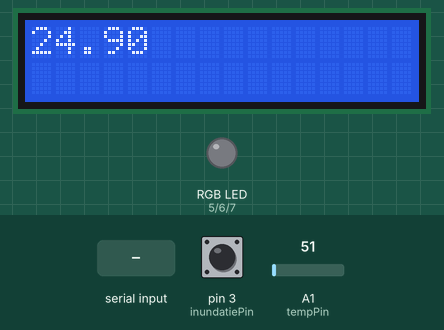
Recording of a sketch running on a simulated Arduino Uno, built with avr-gcc and run on an emulated ATmega328P. Parts: 16×2 character LCD, an RGB LED mixed from three pins (HIGH = lit). The inputs (shaded band) are chosen by the test bench; at power-on: pin 3 (inundatiePin) HIGH, A1 (tempPin) = 51. EEPROM starts erased; what the sketch prints to the serial monitor is not drawn.

Above: at 4.7 s.
4.8 s: pin 3 (inundatiePin) pulled LOW for 0.15 s
At 6.3 s:
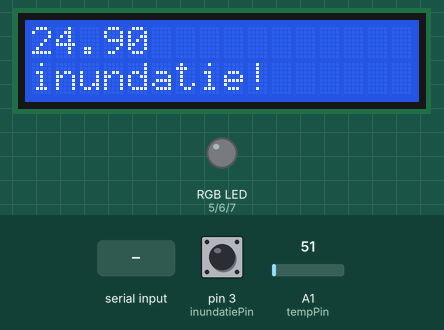
7.0 s: "c90\n" received over Serial
11.1 s: pin 3 (inundatiePin) pulled LOW for 3.2 s
At 11.1 s:
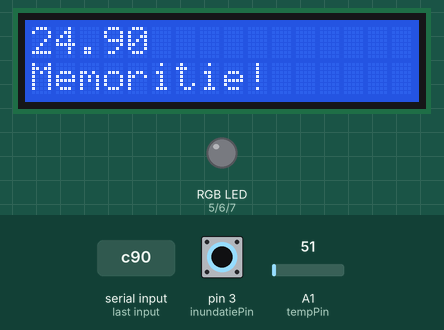
15.8 s: pin 3 (inundatiePin) pulled LOW for 1 s
At 17.3 s:
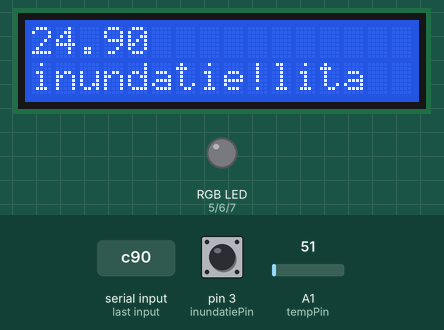
18.3 s: "s90\n" received over Serial
At 19.6 s:
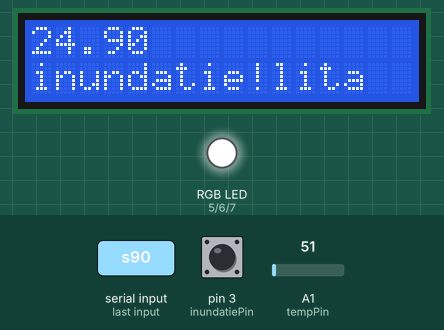
20.3 s: "p90\n" received over Serial
At 21.9 s:
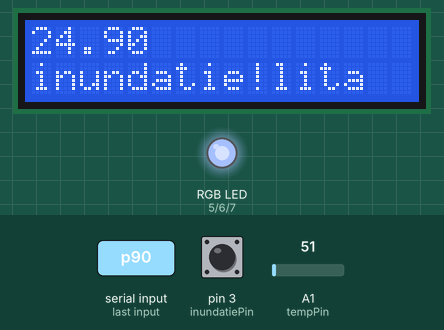
Timing chart, 0 to 23.3 s (numbered marks = the images above; inputs shaded):
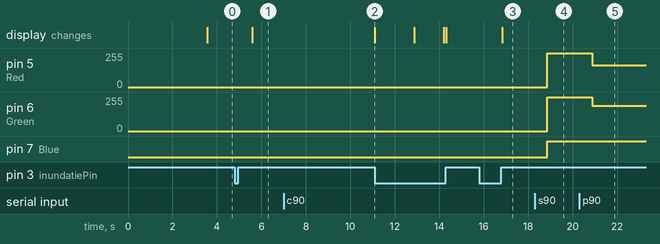

Measured:
- after the input at 4.8 s, the display: changes after 0.79 s (image 1)
- after the input at 15.8 s, the display: changes after 1.0 s (image 3)
- after the input at 18.3 s, pin 5 (Red), pin 6 (Green): 0/255 → 255/255 after 0.55 s; pin 7 (Blue): LOW → HIGH after 0.55 s
- after the input at 20.3 s, pin 5 (Red): 255/255 → 165/255 after 0.57 s; pin 6 (Green): 255/255 → 191/255 after 0.57 s

The sketch:

1_Project.ino
```cpp
#include <EEPROM.h>
#include <LiquidCrystal_I2C.h>
LiquidCrystal_I2C lcd(0x27, 16, 2);
#define MSG_MAX_LEN 32

int val;
int tempPin = 1;
String bufer;

typedef struct mesaje_nvm {
  char mesaj[MSG_MAX_LEN + 1];
  bool stare_citire;
  bool valid = false;
} mesaje_nvm_t;

mesaje_nvm_t mesaje_ram[10];

void Read_EEPROM_Mesaje ()
{
  EEPROM.get(0, mesaje_ram);
}

void Write_EEPROM_Mesaje()
{
  EEPROM.put(0, mesaje_ram);
}

void Clear_EEPROM_Mesaje()
{
   for (int i = 0 ; i < EEPROM.length() ; i++) {
    EEPROM.write(i, 0);
  }
}

void Salveaza_Mesaj(char* msg, int len)
{
 int i=0;
 for(i = 0; i<10; i++)
 {
  if(mesaje_ram[i].valid != true)
  {
    break;
  }
 }

 if (i==10)
 {
  i=0;
 }

 //Am gasit un loc pentru salvarea mesajului.
 memcpy(mesaje_ram[i].mesaj, msg, MSG_MAX_LEN + 1);
 //Serial.println("Mesajul a fost salvat");
 mesaje_ram[i].valid = true;
 mesaje_ram[i].stare_citire = false;
 Write_EEPROM_Mesaje();
 //Afiseaza_Mesaje();
}

void Afiseaza_Mesaje()
{
  for ( int j=0; j < 10; j++)
  {
    if (mesaje_ram[j].valid == true)
    {
      Serial.print(j);
      Serial.print(" - ");
      Serial.println(mesaje_ram[j].mesaj);
    }
    else
    {
      Serial.print(j);
      Serial.print(" - \n");
      Serial.println("GOL");
    }

  }
}

void Afiseaza_Mesaju(int j){
  if (mesaje_ram[j].valid == true)
    {
      Serial.print(j);
      Serial.print(" - ");
      Serial.println(mesaje_ram[j].mesaj);
    }
    else
    {
      Serial.print(j);
      Serial.print(" - \n");
      Serial.println("GOL");
    }
}

const int inundatiePin = 3;

void setup()
{
  lcd.init(); // initialize the lcd
  lcd.backlight();
  Serial.begin(9600);

  pinMode(5,OUTPUT); //Red
  pinMode(6,OUTPUT); //Green
  pinMode(7,OUTPUT); //Blue
  pinMode(inundatiePin, INPUT_PULLUP);
  Clear_EEPROM_Mesaje();
  Read_EEPROM_Mesaje();

  //Afiseaza_Mesaju(0);
  attachInterrupt(digitalPinToInterrupt(inundatiePin), Inundatie, LOW);

}
void Inundatie() {
    //lcd.setCursor(0, 0);
    Serial.println("Inundatie!");
    //lcd.println("modul inundat!");
    Salveaza_Mesaj("inundatie!",32); // TO DO : adauga ora
}

void loop()
{

  val = analogRead(tempPin);
  float mv = ( val/1024.0)*5000;
  float cel = mv/10;
  if(mesaje_ram[0].valid == true){
    Serial.println("Inundatie!");
    lcd.setCursor(0, 6);         // move cursor to   (0, 0)
    lcd.print(mesaje_ram[0].mesaj);
  }
  else{
  Serial.println(cel);
  lcd.setCursor(0, 0);         // move cursor to   (0, 0)
  lcd.print("            ");
  lcd.setCursor(0, 0);
  lcd.print(cel);
  }
  if (Serial.available() > 0)
  {
    bufer = Serial.readStringUntil('\n');
    if (bufer[0] == 'a'){
       analogWrite(7,0);
       analogWrite(6,0);
       analogWrite(5,0);
    }
    else if (bufer[0] == 's'){
      analogWrite(7,260);
      analogWrite(6,255);
      analogWrite(5,255);
    }
    else if (bufer[0] == 'p'){
      int Red,Green,Blue;
      Red = 255-10*(bufer[1]-48)-10*(bufer[2]-48);
      Green = 255-10*(bufer[3]-48)-10*(bufer[4]-48);
      Blue = 260-10*(bufer[5]-48)-10*(bufer[6]-48);
      analogWrite(7,Blue);
      analogWrite(6,Green);
      analogWrite(5,Red);
    }
    else if (bufer[0] == '#'){
      //Serial.println(bufer = bufer.substring(1, bufer.length()));
      lcd.clear();
      lcd.setCursor(0,1);
      lcd.print(bufer.substring(1, bufer.length()));
    }
    else if (bufer[0] == 'c'){
      Clear_EEPROM_Mesaje();
      lcd.setCursor(0,1);
      lcd.print("Memoria golita");
      mesaje_ram[0].valid=false;
    }
  }
  delay(1000);
}
```
